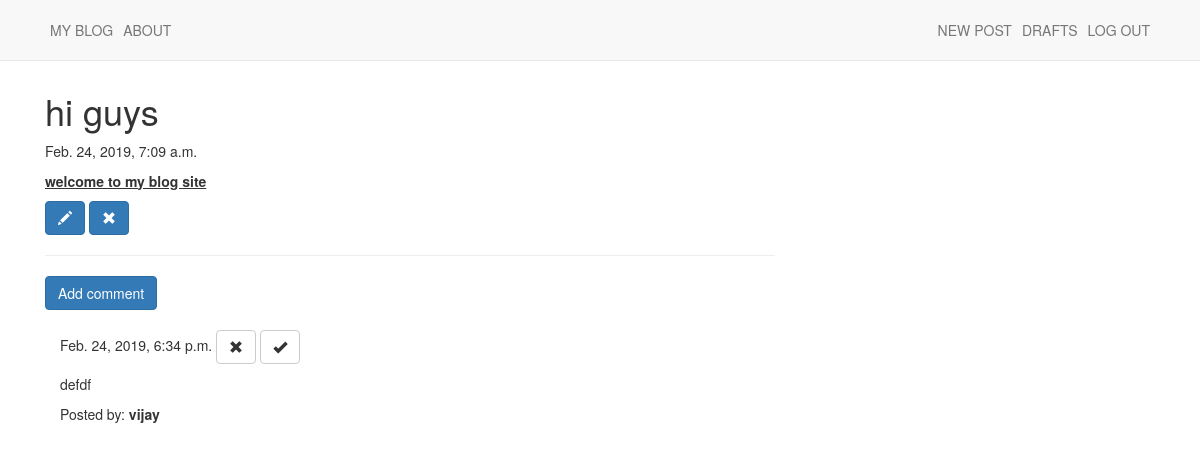
Screenshot of /post/4 (signed in) with the database file from the repository.
### blog/models.py (models this page shows, shortened)
class Post(models.Model):
    title = models.CharField(max_length=200)
    author = models.ForeignKey('auth.User', on_delete=models.CASCADE)
    text = models.TextField()
    published_date = models.DateTimeField(blank=True, null=True)
    created_date = models.DateTimeField(default=timezone.now)

class Comment(models.Model):
    post = models.ForeignKey(
        'blog.Post', on_delete=models.CASCADE, related_name='comments')
    author = models.CharField(max_length=200)
    text = models.TextField()
    created_date = models.DateTimeField(default=timezone.now)
    approved_comment = models.BooleanField(default=False)

### blog/views.py (the view)
# urls.py: path('post/<int:pk>', views.Post_detail.as_view(), name='post_detail'),
class Post_detail(DetailView):
    model = Post

### blog/templates/blog/post_detail.html
{% extends 'blog/base.html' %} {% block content %}
<h1>{{ post.title }}</h1>
{% if post.published_date %}
<p>{{ post.published_date }}</p>
{% else %}
<a href="{% url 'post_publish' pk=post.pk %}" class="btn btn-success"
  >Publish</a
>
{% endif %}
<p class="postcontent">{{ post.text | safe | linebreaksbr }}</p>
{% if user.is_authenticated %}
<a class="btn btn-primary" href="{% url 'update_post' pk=post.pk %}"
  ><span class="glyphicon glyphicon-pencil"></span
></a>
<a class="btn btn-primary" href="{% url 'post_delete' pk=post.pk %}"
  ><span class="glyphicon glyphicon-remove"></span
></a>
<hr />
<a
  class="btn btn-primary btn-comment"
  href="{% url 'post_comment' pk=post.pk %}"
  >Add comment</a
>
<div class="container">
  {% for comment in post.comments.all %}
  <br />
  {% if user.is_authenticated or comment.approved_comment %}
  {{ comment.created_date }}
  {% if not comment.approved_comment %}
  <a class="btn btn-default" href="{% url 'comment_remove' pk=comment.pk %}"
    ><span class="glyphicon glyphicon-remove"></span
  ></a>
  <a class="btn btn-default" href="{% url 'comment_approve' pk=comment.pk %}"
    ><span class="glyphicon glyphicon-ok"></span
  ></a>
  {% endif %}
  <p>{{ comment.text | safe | linebreaks }}</p>
  <p>
    Posted by: <strong>{{ comment.author }}</strong>
  </p>
  {% endif %} {% empty %}
  <p>No comments posted.</p>
  {% endfor %}
</div>
{% endif %} {% endblock %}

### blog/static/css/blog.css (style rules this page uses)
.loader { filter: hue-rotate(0deg); color: linear-gradient(45deg, #0f8, #08f); animation: hue 10000ms infinite linear; }

### rows the page displays
Post: title "hi guys", published_date "Feb. 24, 2019, 7:09 a.m.", text "welcome to my blog site"
Comment: created_date "Feb. 24, 2019, 6:34 p.m.", approved_comment False (drawn), text "defdf", author "vijay"
